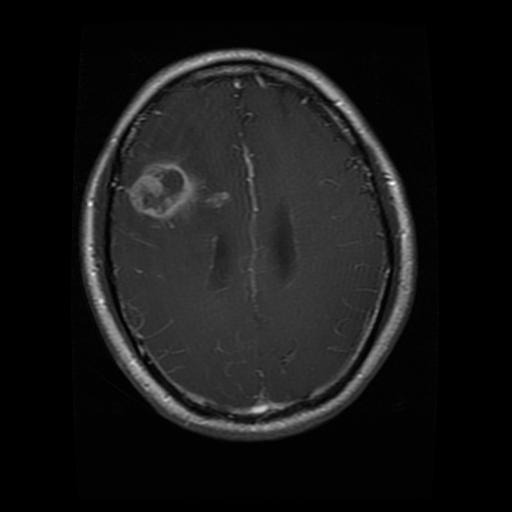
%> input picture brain2.jpg, 512 x 512 px
$ octave Histogram.m   (GNU Octave 9; MATLAB toolbox functions it lacks are replaced by stand-ins)
%> lines starting %> are read from the running program, lines starting %| are printed output that depends on the picture; in (x1, y1, x2, y2) boxes, pixels count from 0 and x2, y2 are one past the last pixel; in counts of white or black regions, pixels touching at a corner belong together; the program's own positions count from 1
%> further down, I is the input picture: size 512x512x3 uint8; min 0, max 255, mean 23.2
### InnerBrainMask.m
function I_masked = InnerBrainMask(I)
    gray = im2gray(I);

    bw = imbinarize(gray, 'adaptive', 'Sensitivity', 0.5);
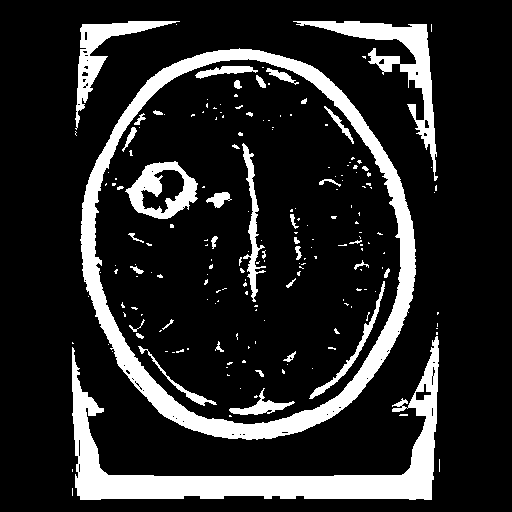
%> bw: size 512x512 logical; 16% white; 195 white regions (154 under 20 px), largest, box (x1, y1, x2, y2) and area: (80, 48, 416, 440) 15881, (72, 336, 439, 500) 12495, (293, 21, 438, 181) 3863
    bw = imfill(bw, 'holes');
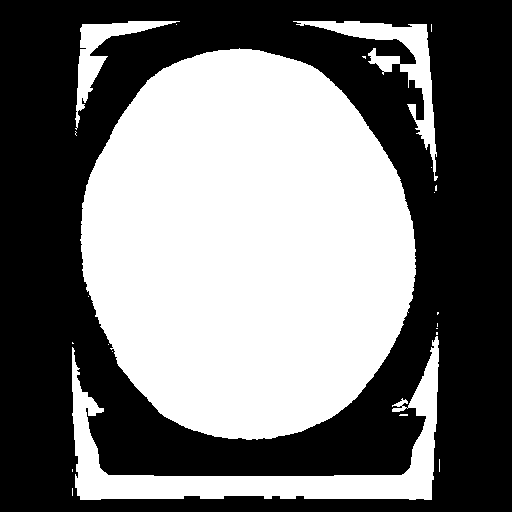
%> bw: size 512x512 logical; 46.1% white; 23 white regions (19 under 20 px), largest, box (x1, y1, x2, y2) and area: (80, 48, 416, 440) 101814, (72, 336, 439, 500) 12651, (293, 21, 438, 181) 3922, (75, 21, 180, 130) 2246
    bw = bwareafilt(bw, 1);
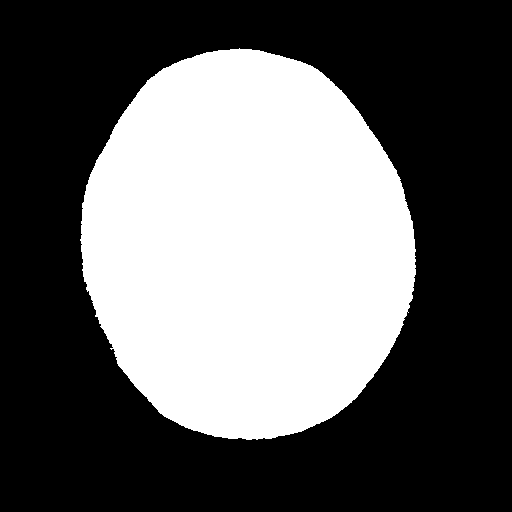
%> bw: size 512x512 logical; 38.8% white; 1 white region, box (x1, y1, x2, y2) and area: (80, 48, 416, 440) 101814

    se = strel('disk', 35);
    bw_eroded = imerode(bw, se);
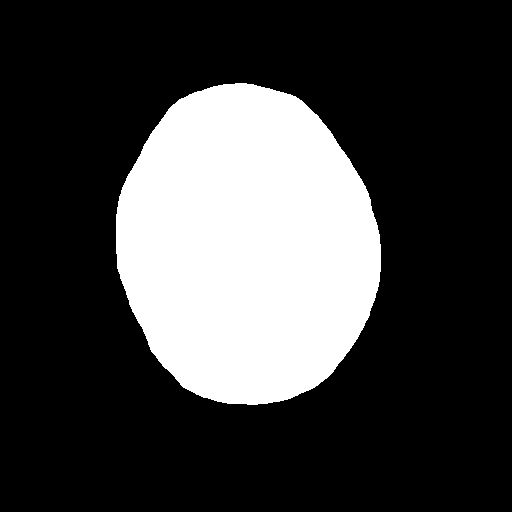
%> bw_eroded: size 512x512 logical; 25.2% white; 1 white region, box (x1, y1, x2, y2) and area: (116, 83, 381, 405) 66130
    I_masked = I;

    if size(I_masked,3) == 1  % grayscale
        I_masked = repmat(I_masked, [1 1 3]); % convert to RGB
    end
    I_masked(repmat(~bw_eroded, [1 1 3])) = 0;
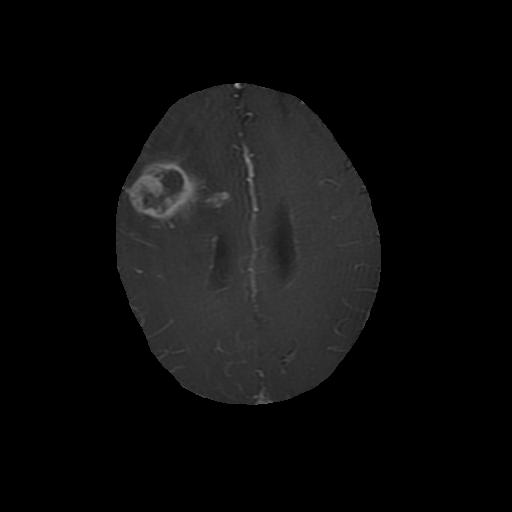
%> I_masked: size 512x512x3 uint8; min 0, max 154, mean 13.2

end

### Histogram.m
I = imread('brain2.jpg');
I_masked = InnerBrainMask(I);
if size(I_masked,3)==3
    I_masked = rgb2gray(I_masked);
%> I_masked: size 512x512 uint8
end
imshow(I_masked), title('Enhanced MRI Image');

figure;
imhist(I_masked);
title('Histogram of Enhanced MRI Image');
xlabel('Intensity Value');
ylabel('Pixel Count');
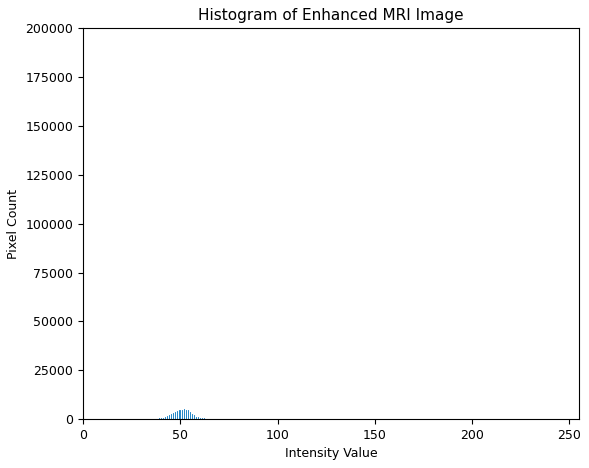
%> figure redrawn from the program's plot data; highest point at x = 0, y = 196014

$ run again, with brain1.jpg copied over brain2.jpg
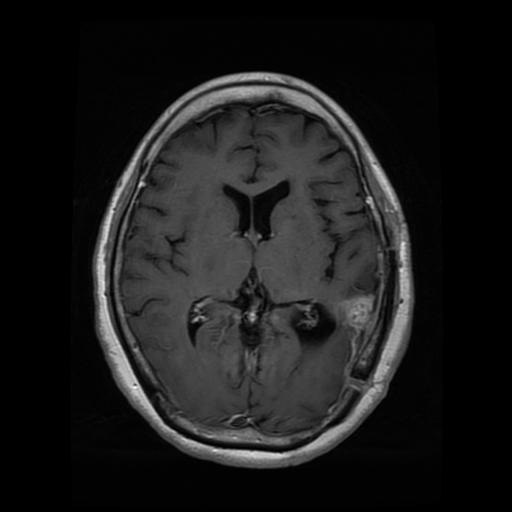
%> input picture brain1.jpg, 512 x 512 px
%> I is the input picture: size 512x512x3 uint8; min 0, max 255, mean 27.4
%> in InnerBrainMask, `bw = imbinarize(gray, 'adaptive', 'Sensitivity', 0.5);`:
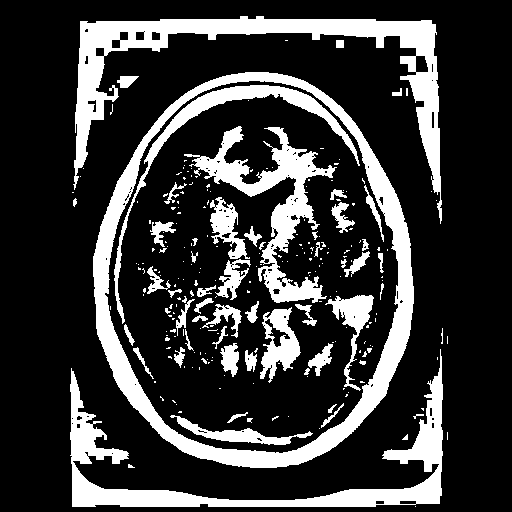
%> bw: size 512x512 logical; 22.4% white; 244 white regions (186 under 20 px), largest, box (x1, y1, x2, y2) and area: (93, 72, 414, 468) 15465, (73, 16, 442, 224) 12102, (70, 349, 443, 507) 9547
%> bw_eroded: size 512x512 logical; 24.4% white; 1 white region, box (x1, y1, x2, y2) and area: (127, 106, 380, 434) 64036
%> in InnerBrainMask, `I_masked(repmat(~bw_eroded, [1 1 3])) = 0;`:
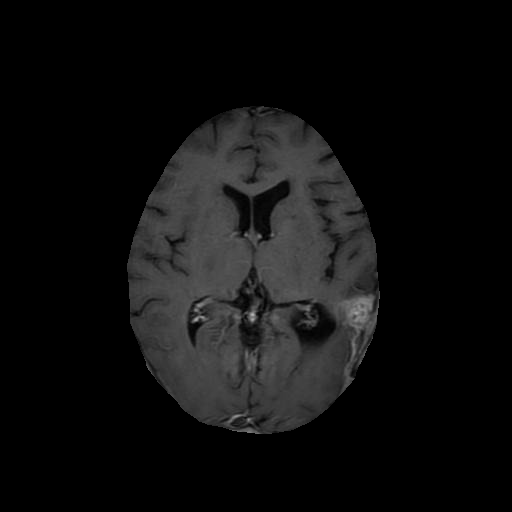
%> I_masked: size 512x512x3 uint8; min 0, max 182, mean 14.7

$ run again, with brain3.jpg copied over brain2.jpg
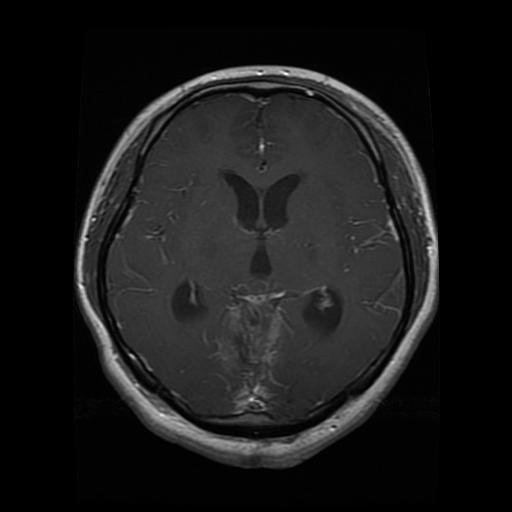
%> input picture brain3.jpg, 512 x 512 px
%> I is the input picture: size 512x512x3 uint8; min 0, max 255, mean 25.8
%> in InnerBrainMask, `bw = imbinarize(gray, 'adaptive', 'Sensitivity', 0.5);`:
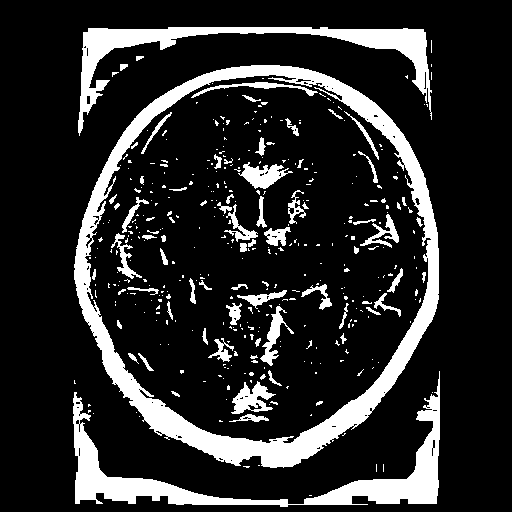
%> bw: size 512x512 logical; 16.5% white; 392 white regions (316 under 20 px), largest, box (x1, y1, x2, y2) and area: (74, 65, 439, 468) 18509, (73, 371, 440, 507) 8389, (78, 27, 432, 136) 6291
%> bw_eroded: size 512x512 logical; 28.6% white; 1 white region, box (x1, y1, x2, y2) and area: (109, 99, 405, 430) 74918
%> in InnerBrainMask, `I_masked(repmat(~bw_eroded, [1 1 3])) = 0;`:
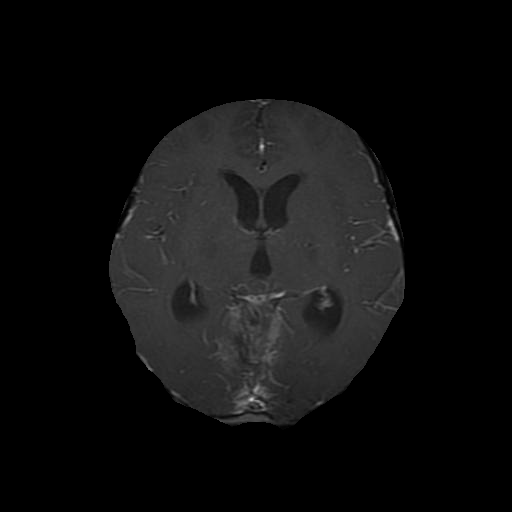
%> I_masked: size 512x512x3 uint8; min 0, max 207, mean 14.9
